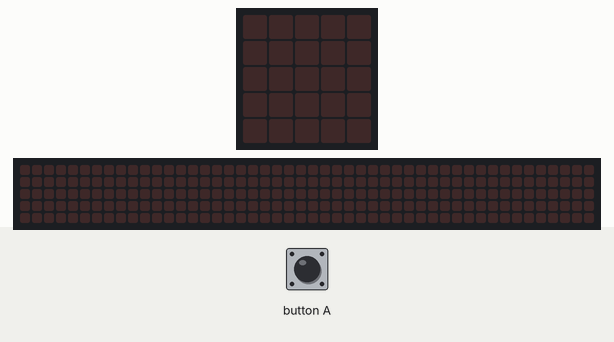
The program below on a simulated BBC micro:bit (MakeCode). On the bench: the board's 5×5 LED display, a strip that is not on the board, showing the scrolling text unrolled. Inputs (shaded band) come from the test bench. The 48×5 strip is a reading aid, not a part: it shows the text the display is scrolling, unrolled, one strip-width of it at a time.

Above: at 1.2 s.
1.3 s: button A pressed for 0.15 s
At 1.52 s:
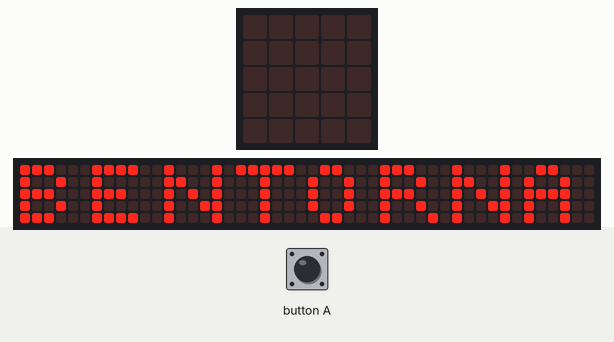
At 11.8 s:
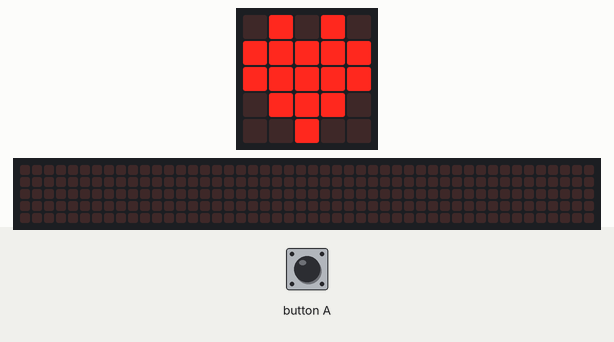
Timing chart, 0 to 13.3 s (numbered marks = the images above; inputs shaded):
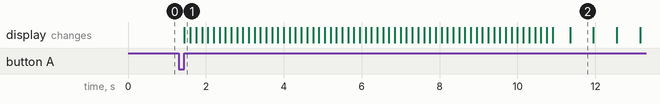

Measured:
- after the input at 1.3 s, the display: changes after 0.15 s (image 1)
- what the display in image 2 shows lasts 0.6 s, from 11.4 s to 12.0 s

The program:

main.ts
```typescript
input.onButtonPressed(Button.A, function () {
    basic.showString("BENTORNATA")
    for (let index = 0; index < 4; index++) {
        basic.showIcon(IconNames.Heart)
        basic.showIcon(IconNames.SmallHeart)
    }
    basic.clearScreen()
})
```

test.ts
```typescript
// i test vanno qui; questi non saranno compilati quando questo pacchetto viene usato come estensione.
```
